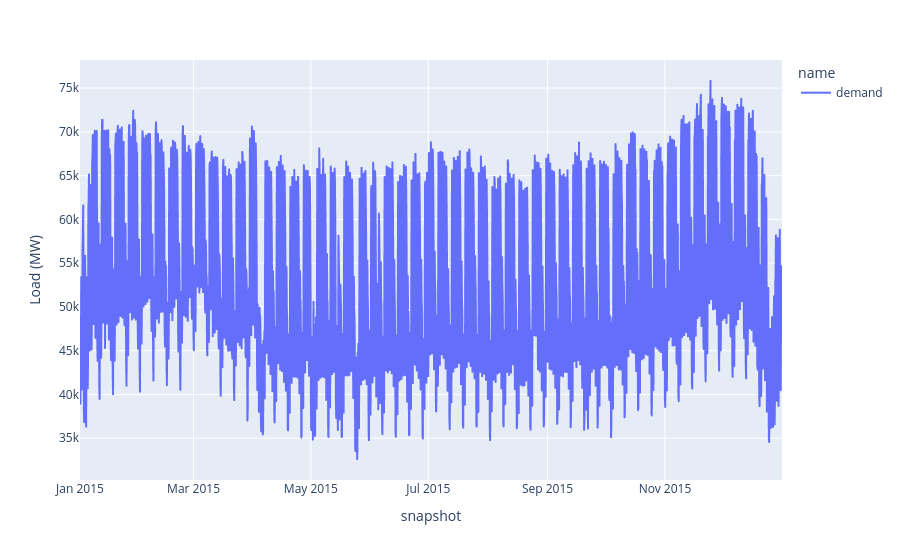

Source (notebook cell):
### Markdown cell above
Let's have a check whether the data was read-in correctly.

### Code cell
n.loads_t.p_set.plot(labels=dict(value="Load (MW)"))

### Figure 1 — Plotly figure (JSON) as saved in the notebook; plotly's stock layout.template omitted (floating-point values rounded to 4 significant figures; data arrays with more than 128 entries replaced by an {"elided": "..."} marker saying what was removed)
{"data": [{"hovertemplate": "name=demand<br>snapshot=%{x}<br>Load (MW)=%{y}<extra></extra>", "legendgroup": "demand", "line": {"color": "#636efa", "dash": "solid"}, "marker": {"symbol": "circle"}, "mode": "lines", "name": "demand", "showlegend": true, "type": "scattergl", "x": {"elided": "2190 str values"}, "xaxis": "x", "y": {"elided": "2190 float values"}, "yaxis": "y"}], "layout": {"legend": {"title": {"text": "name"}, "tracegroupgap": 0}, "margin": {"t": 60}, "xaxis": {"anchor": "y", "domain": [0, 1], "title": {"text": "snapshot"}}, "yaxis": {"anchor": "x", "domain": [0, 1], "title": {"text": "Load (MW)"}}}}
